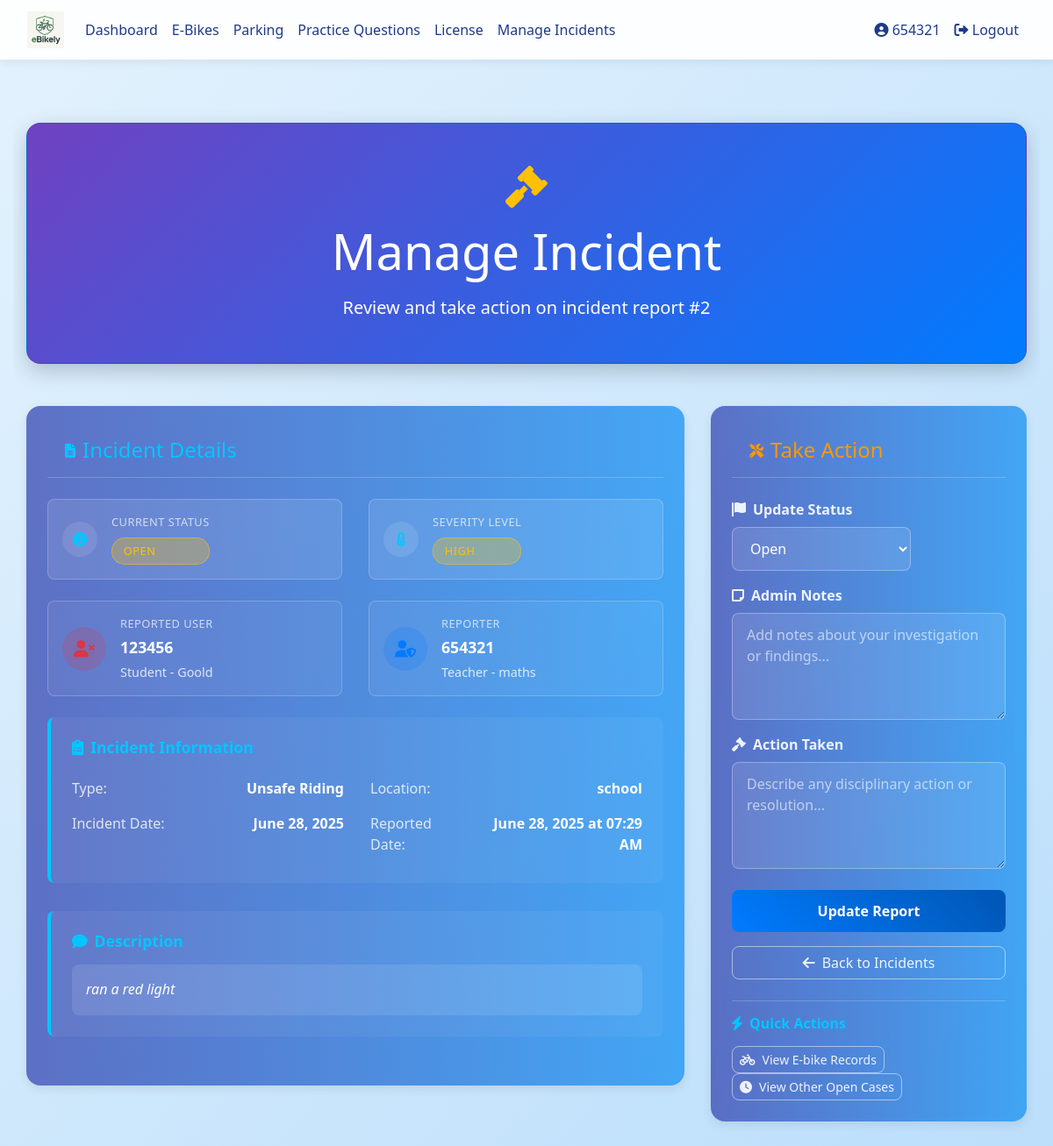
Page /admin/incident/2 (signed in) on the committed database.
### database_setup.py (models this page shows)
class User(Base, UserMixin):
    __tablename__ = 'users'
    id = Column(Integer, primary_key=True)
    username = Column(String(150), unique=True, nullable=False)
    email = Column(String(150), nullable=True)
    password = Column(String(150), nullable=False)
    ebikes = relationship('EBike', back_populates='owner', cascade="all, delete-orphan")
    practice_tests = relationship('PracticeTest', back_populates='user', cascade="all, delete-orphan")
    real_tests = relationship('RealTest', back_populates='user', cascade="all, delete-orphan")
    practice_attempts = relationship("PracticeAttempt", back_populates="user", cascade="all, delete-orphan")
    parking_spot = relationship("ParkingSpot", back_populates="reserved_user", uselist=False)
    reservations = relationship("ParkingReservation", back_populates="user")
    incident_reports = relationship('IncidentReport', foreign_keys='IncidentReport.reported_user_id', back_populates='reported_user')
    has_license = Column(Boolean, default=False)
    role = Column(String(10))  # 'student' or 'teacher'
    department = Column(String(150))  # for teachers
    year = Column(Integer)  # for students
    house = Column(String(50))  # for students

class IncidentReport(Base):
    __tablename__ = 'incident_reports'
    id = Column(Integer, primary_key=True)
    reported_user_id = Column(Integer, ForeignKey('users.id'))  # User being reported
    reporter_id = Column(Integer, ForeignKey('users.id'))  # User making the report
    incident_type = Column(String(50))  # Type of incident (unsafe riding, harassment, etc.)
    severity = Column(String(20))  # Low, Medium, High, Critical
    description = Column(Text)
    location = Column(String(100))  # Where the incident occurred
    date_of_incident = Column(Date)  # When the incident happened
    date_reported = Column(DateTime, default=datetime.utcnow)  # When it was reported
    status = Column(String(20), default='Open')  # Open, Under Investigation, Resolved, Dismissed
    admin_notes = Column(Text)  # Notes from admin/teacher
    action_taken = Column(Text)  # What action was taken
    resolved_by = Column(Integer, ForeignKey('users.id'))  # Which admin resolved it
    resolved_date = Column(DateTime)  # When it was resolved
    reported_user = relationship('User', foreign_keys=[reported_user_id], back_populates='incident_reports')
    reporter = relationship('User', foreign_keys=[reporter_id])
    resolver = relationship('User', foreign_keys=[resolved_by])

### app.py (the view)
@app.route('/admin/incident/<int:incident_id>', methods=['GET', 'POST'])
@login_required
def manage_incident(incident_id):
    if current_user.role != 'teacher':
        flash("Access denied.", "danger")
        return redirect(url_for('dashboard'))
    session = SessionLocal()
    try:
        incident = session.query(IncidentReport).options(
            joinedload(IncidentReport.reported_user),
            joinedload(IncidentReport.reporter),
            joinedload(IncidentReport.resolver)
        ).filter_by(id=incident_id).first()
        if not incident:
            flash("Incident not found.", "danger")
            return redirect(url_for('admin_incidents'))
        form = forms.IncidentActionForm()
        if request.method == 'POST':
            print(f"Form submitted with data: {request.form}")
            print(f"Form validation result: {form.validate()}")
            print(f"Form errors: {form.errors}")
        if form.validate_on_submit():
            try:
                print(f"Updating incident {incident_id}")
                print(f"New status: {form.status.data}")
                print(f"Admin notes: {form.admin_notes.data}")
                print(f"Action taken: {form.action_taken.data}")
                incident.status = form.status.data
                incident.admin_notes = form.admin_notes.data
                incident.action_taken = form.action_taken.data
                if form.status.data in ['Resolved', 'Dismissed'] and incident.resolved_date is None:
                    incident.resolved_date = datetime.now()
                    incident.resolved_by = current_user.id
                    print(f"Setting resolution date and resolver")
                session.commit()
                print("Incident updated successfully")
                flash('Incident updated successfully.', 'success')
                return redirect(url_for('admin_incidents'))
            except Exception as e:
                print(f"Error updating incident: {e}")
                session.rollback()
                flash(f'Error updating incident: {str(e)}', 'danger')
        elif request.method == 'GET':
            form.status.data = incident.status
            form.admin_notes.data = incident.admin_notes
            form.action_taken.data = incident.action_taken
        if form.errors:
            for field, errors in form.errors.items():
                for error in errors:
                    flash(f'{field}: {error}', 'danger')
        return render_template('manage_incident.html', incident=incident, form=form)
    finally:
        session.close()

### templates/manage_incident.html (shortened to what this page needs)
{% extends "base.html" %}
{% block content %}
<div class="container welcome-container">
  <div class="hero-section card text-white p-5 mb-5 fade-in">
    <div class="text-center">
      <i class="fas fa-gavel dashboard-icon mb-3"></i>
      <h1 class="display-4 mb-3">Manage Incident</h1>
      <p class="lead mb-0">Review and take action on incident report #{{ incident.id }}</p>
    </div>
  </div>
  <div class="row slide-up-delay">
    <div class="col-lg-8">
      <div class="card feature-card p-4 mb-4">
        <div class="card-header gradient-blue mb-4">
          <i class="fas fa-file-alt mr-2"></i>
          <h4 class="mb-0">Incident Details</h4>
        </div>
        <div class="row mb-4">
          <div class="col-md-6">
            <div class="info-card">
              <div class="info-icon">
                <i class="fas fa-info-circle"></i>
              </div>
              <div class="info-content">
                <span class="info-label">Current Status</span>
                <span class="status-badge status-{{ incident.status.lower().replace(' ', '-') }}">
                  {{ incident.status }}
                </span>
              </div>
            </div>
          </div>
          <div class="col-md-6">
            <div class="info-card">
              <div class="info-icon">
                <i class="fas fa-thermometer-half"></i>
              </div>
              <div class="info-content">
                <span class="info-label">Severity Level</span>
                <span class="severity-badge severity-{{ incident.severity.lower() }}">
                  {{ incident.severity }}
                </span>
              </div>
            </div>
          </div>
        </div>
        <div class="row mb-4">
          <div class="col-md-6">
            <div class="user-card reported-user">
              <div class="user-avatar">
                <i class="fas fa-user-times"></i>
              </div>
              <div class="user-info">
                <span class="user-label">Reported User</span>
                <span class="user-name">{{ incident.reported_user.username }}</span>
                <span class="user-details">{{ incident.reported_user.role.title() }} - {{ incident.reported_user.house or incident.reported_user.department or 'N/A' }}</span>
              </div>
            </div>
          </div>
          <div class="col-md-6">
            <div class="user-card reporter">
              <div class="user-avatar">
                <i class="fas fa-user-shield"></i>
              </div>
              <div class="user-info">
                <span class="user-label">Reporter</span>
                <span class="user-name">{{ incident.reporter.username }}</span>
                <span class="user-details">{{ incident.reporter.role.title() }} - {{ incident.reporter.house or incident.reporter.department or 'N/A' }}</span>
              </div>
            </div>
          </div>
        </div>
        <div class="detail-section">
          <h5 class="section-title">
            <i class="fas fa-clipboard-list mr-2"></i>Incident Information
          </h5>
          <div class="row">
            <div class="col-md-6">
              <div class="detail-item">
                <span class="detail-label">Type:</span>
                <span class="detail-value">{{ incident.incident_type.replace('_', ' ').title() }}</span>
              </div>
            </div>
            <div class="col-md-6">
              <div class="detail-item">
                <span class="detail-label">Location:</span>
                <span class="detail-value">{{ incident.location }}</span>
              </div>
            </div>
            <div class="col-md-6">
              <div class="detail-item">
                <span class="detail-label">Incident Date:</span>
                <span class="detail-value">{{ incident.date_of_incident.strftime('%B %d, %Y') }}</span>
              </div>
            </div>
            <div class="col-md-6">
              <div class="detail-item">
                <span class="detail-label">Reported Date:</span>
                <span class="detail-value">{{ incident.date_reported.strftime('%B %d, %Y at %I:%M %p') }}</span>
              </div>
            </div>
          </div>
        </div>
        <div class="detail-section">
          <h5 class="section-title">
            <i class="fas fa-comment mr-2"></i>Description
          </h5>
          <div class="description-box">
            {{ incident.description }}
          </div>
        </div>
      </div>
    </div>
    <div class="col-lg-4">
      <div class="card feature-card p-4">
        <div class="card-header gradient-orange mb-4">
          <i class="fas fa-tools mr-2"></i>
          <h4 class="mb-0">Take Action</h4>
        </div>
        <form method="POST">
          <div class="mb-3">
            <label for="{{ form.status.id }}" class="form-label">
              <i class="fas fa-flag mr-2"></i>Update Status
            </label>
            {{ form.status(class="form-select form-control-modern") }}
          </div>
          <div class="mb-3">
            <label for="{{ form.admin_notes.id }}" class="form-label">
              <i class="fas fa-sticky-note mr-2"></i>Admin Notes
            </label>
            {{ form.admin_notes(class="form-control form-control-modern", rows="4", placeholder="Add notes about your investigation or findings...") }}
          </div>
          <div class="mb-4">
            <label for="{{ form.action_taken.id }}" class="form-label">
              <i class="fas fa-gavel mr-2"></i>Action Taken
            </label>
            {{ form.action_taken(class="form-control form-control-modern", rows="4", placeholder="Describe any disciplinary action or resolution...") }}
          </div>
          <div class="action-buttons">
            {{ form.submit(class="btn btn-primary w-100 mb-3") }}
            <a href="{{ url_for('admin_incidents') }}" class="btn btn-outline-light w-100">
              <i class="fas fa-arrow-left mr-2"></i>Back to Incidents
            </a>
          </div>
        </form>
        <div class="quick-actions mt-4">
          <h6 class="mb-3">
            <i class="fas fa-bolt mr-2"></i>Quick Actions
          </h6>
          <div class="d-grid gap-2">
            <a href="{{ url_for('admin_ebike_overview') }}" class="btn btn-outline-light btn-sm">
              <i class="fas fa-bicycle mr-2"></i>View E-bike Records
            </a>
            <a href="{{ url_for('admin_incidents') }}?status=Open" class="btn btn-outline-light btn-sm">
              <i class="fas fa-clock mr-2"></i>View Other Open Cases
            </a>
          </div>
        </div>
      </div>
    </div>
  </div>
</div>
<link rel="stylesheet" href="https://cdnjs.cloudflare.com/ajax/libs/font-awesome/6.0.0/css/all.min.css">
{% endblock %}

### templates/base.html (shortened to what this page needs)
<!DOCTYPE html>
<html lang="en">
<head>
  <link rel="stylesheet" href="https://stackpath.bootstrapcdn.com/bootstrap/4.5.2/css/bootstrap.min.css">
  <link rel="stylesheet" href="{{ url_for('static', filename='styles.css') }}">
  <link href="https://cdnjs.cloudflare.com/ajax/libs/font-awesome/5.15.4/css/all.min.css" rel="stylesheet">
</head>
<body>
  <nav class="navbar navbar-expand-lg navbar-light">
    <div class="container-fluid">
      <a class="navbar-brand" href="{{ url_for('dashboard') }}">
        <img src="{{ url_for('static', filename='images/logo.png') }}" alt="E-Bike Manager Logo">
      </a>
      <div class="collapse navbar-collapse justify-content-between" id="navbarNav">
        <ul class="navbar-nav">
          {% if current_user.is_authenticated %}
            <li class="nav-item"><a class="nav-link {% if request.endpoint == 'dashboard' %}active{% endif %}" href="{{ url_for('dashboard') }}">Dashboard</a></li>
            <li class="nav-item"><a class="nav-link {% if request.endpoint == 'ebike_management' %}active{% endif %}" href="{{ url_for('ebike_management') }}">E-Bikes</a></li>
            <li class="nav-item"><a class="nav-link {% if request.endpoint == 'parking_spots' %}active{% endif %}" href="{{ url_for('parking_spots') }}">Parking</a></li>
            <li class="nav-item"><a class="nav-link {% if request.endpoint == 'practice_selection' %}active{% endif %}" href="{{ url_for('practice_selection') }}">Practice Questions</a></li>
            <li class="nav-item"><a class="nav-link" href="{{ url_for('license_page') }}">License</a></li>
            {% if current_user.role == 'student' %}
              <li class="nav-item"><a class="nav-link {% if request.endpoint == 'report_incident' %}active{% endif %}" href="{{ url_for('report_incident') }}">Report Incident</a></li>
            {% elif current_user.role == 'teacher' %}
              <li class="nav-item"><a class="nav-link {% if request.endpoint == 'admin_incidents' %}active{% endif %}" href="{{ url_for('admin_incidents') }}">Manage Incidents</a></li>
            {% endif %}
          {% endif %}
        </ul>
        <ul class="navbar-nav">
          {% if current_user.is_authenticated %}
            <li class="nav-item"><a class="nav-link {% if request.endpoint == 'user_profile' %}active{% endif %}" href="{{ url_for('user_profile') }}"><i class="fas fa-user-circle"></i> {{ current_user.username }}</a></li>
            <li class="nav-item"><a class="nav-link" href="{{ url_for('logout') }}"><i class="fas fa-sign-out-alt"></i> Logout</a></li>
          {% else %}
            <li class="nav-item"><a class="nav-link" href="{{ url_for('login') }}"><i class="fas fa-sign-in-alt"></i> Login</a></li>
            <li class="nav-item"><a class="nav-link" href="{{ url_for('register') }}"><i class="fas fa-user-plus"></i> Register</a></li>
          {% endif %}
        </ul>
      </div>
    </div>
  </nav>
  <div class="container my-4">
    {% block content %}{% endblock %}
  </div>
</body>
</html>

### rows in the picture
User: username "654321", reporter.username "654321", reporter.role "Teacher", reporter "maths"
IncidentReport: id "2", status "OPEN", severity "HIGH", incident_type.replace "Unsafe Riding", location "school", date_of_incident "June 28, 2025", date_reported "June 28, 2025 at 07:29 AM", description "ran a red light", status "Open"
User: reported_user.username "123456", reported_user.role "Student", reported_user "Goold"
